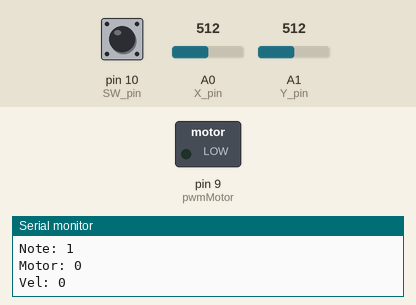
This sketch was run on a simulated Arduino Uno, built with avr-gcc and run on an emulated ATmega328P. Parts: switched loads named in the sketch (green lamp = pin HIGH), the last lines printed to the serial monitor. Dashed ring = blinking. Inputs (shaded band) come from the test bench; at power-on: A0 (X_pin) = 512, pin 10 (SW_pin) HIGH, A1 (Y_pin) = 512.

Above: at 1.7 s.
1.8 s: A0 (X_pin) set to 762
3.3 s: A0 (X_pin) set to 784
At 5.9 s:
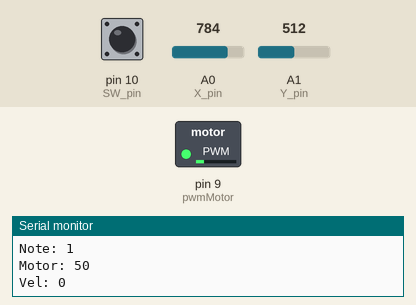
6.3 s: A0 (X_pin) set to 245
9.3 s: A0 (X_pin) set to 269
At 10.1 s:
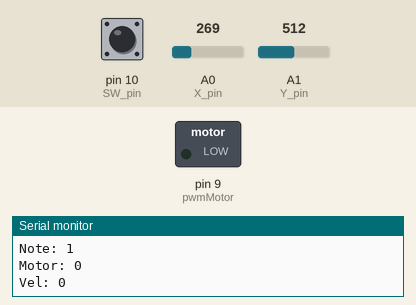
10.8 s: A0 (X_pin) set to 122
At 11.4 s:
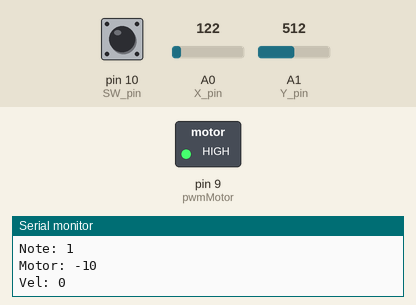
13.8 s: A0 (X_pin) set to 265
At 14.7 s:
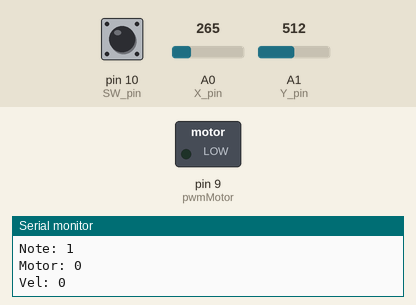
Timing chart, 0 to 16.3 s (numbered marks = the images above; inputs shaded):
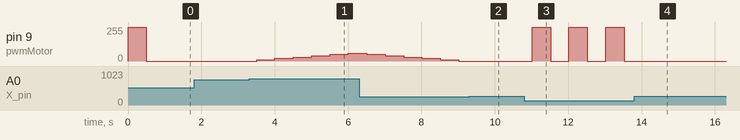

The sketch:

Joystick.ino
```cpp
// Arduino pin numbers
const int SW_pin = 10; // digital pin connected to switch output
const int X_pin = 0; // analog pin connected to X output
const int Y_pin = 1; // analog pin connected to Y output
const int pwmMotor=9; //digital pin connected to motor

int Speed=0;
int velocity=0;
int motorSpeed=0;
boolean mode=true;
int counter = 0;
void setup() {
  pinMode(SW_pin, INPUT_PULLUP);
  pinMode(X_pin,INPUT);
  pinMode(Y_pin,INPUT);
  Serial.begin(9600);

  motorControl(255);
  delay(500);
  motorControl(0);
}

void loop() {
//  Serial.print("Switch:  ");
//  Serial.print(digitalRead(SW_pin));
//  Serial.print("\n");
//  Serial.print("X-axis: ");
//  Serial.print(analogRead(X_pin));
//  Serial.print("\n");
//  Serial.print("Y-axis: ");
//  Serial.println(analogRead(Y_pin));
//  Serial.print("\n\n");
//  if(analogRead(X_pin)>900)
//  {
//    Speed=Speed+10;
//  }
//  if(analogRead(X_pin)<150)
//  {
//    Speed=Speed-10;
//  }
//  motorControl(Speed);
//   Serial.println(Speed);

joystick();
motorControl(motorSpeed);
Serial.print("Note: ");
Serial.print(mode);
Serial.print("\n");
Serial.print("Motor: ");
Serial.print(motorSpeed);
Serial.print("\n");
Serial.print("Vel: ");
Serial.print(velocity);
Serial.print("\n");
  delay(500);
}
void motorControl(int speed)
{
  analogWrite(pwmMotor,speed);
}

//void joystick ()
////{
//  //Toggles between the two modes
//  //Also a manual debouncer implemented - need to hold down click button for 3 counts until the mode changes
//  if(digitalRead(SW_pin)==0)
//  {
//    counter++;
//  }
//  else
//  {
//    counter=0;
//  }
//  if(counter>3)
//  {
//    note=(!note);
//  }
////  //Reads the joystick inputs
////  motorSpeed=map(analogRead(X_pin),0,1023,0,255);
////  velocity=map(analogRead(Y_pin),0,1023,0,255);
//// Code for making the change gradual
// // int a=map(analogRead(X_pin),0,1023,0,255);
//  if (analogRead(X_pin)>700)
//  {
//  motorSpeed=motorSpeed+10;
//  }
//  if(analogRead(X_pin)<300)
//  {
//    motorSpeed=motorSpeed-10;
//  }
////  int b=map(analogRead(Y_pin),0,1023,0,255);
//  if (analogRead(Y_pin)>700)
//  {
//  velocity=velocity+10;
//  }
//  if(analogRead(Y_pin)<300)
//  {
//    velocity=velocity-10;
//  }
//
//
//}
void joystick ()
{
  //Toggles between the two modes
  //Manual debouncer - need to hold down click button for 3 counts until the mode changes
  if(digitalRead(SW_pin) == 0)
  {
    counter++;
  }
  else if(digitalRead(SW_pin == 1))
  {
    counter = 0;
  }
  if(counter > 5)
  {
    mode = (!mode);
  }

  //Reads the joystick inputs
  //Code for making the change gradual
  int a=map(analogRead(X_pin),0,1023,0,100);
  int b=map(analogRead(Y_pin),0,1023,0,100);
  if ((a>75)||(motorSpeed<0))
  {
  motorSpeed=motorSpeed+10;
  }
  else if((a<25)||(motorSpeed>255))
  {
    motorSpeed=motorSpeed-10;
  }
  if (b>75||(velocity<0))
  {
  velocity=velocity+10;
  }
  else if(b<25||(velocity>127))
  {
    velocity=velocity-10;
  }

}
```

Measured:
- the behaviour switches between 777 and 778 on A0 (X_pin) (found by bisection; images 0 and 1)
- after the input at 3.3 s, pin 9 (pwmMotor): moves from 0/255 to 60/255 over 2.5 s, starting after 0.20 s
- after the input at 9.3 s, pin 9 (pwmMotor): stays 0/255 (without the input it goes to 255/255 after 0.21 s)
- after the input at 10.8 s, pin 9 (pwmMotor): alternates 255/255 for 0.50 s and 0/255 for 0.50 s, starting after 0.22 s
- after the input at 13.8 s, pin 9 (pwmMotor): stops changing and stays 0/255
